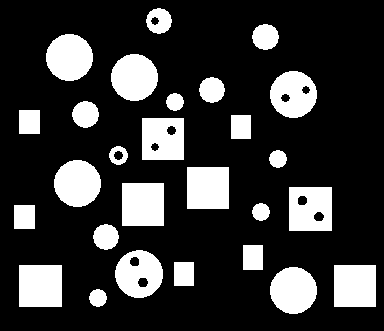
#> input picture Assignment 3/images/objects.png, 384 x 331 px
$ jupyter execute --allow-errors 2_2Done.ipynb   (shell and % lines are left out)
#> lines starting #> are read from the running program, lines starting #| are printed output that depends on the picture; after the words box and inside, x2 and y2 are one past the last pixel; in counts of white or black regions, pixels touching at a corner belong together
# <b>Question 2.2</b>

[cell 1]
import cv2
import numpy as np
import matplotlib.pyplot as plt
import math
import time
import sortedcontainers
import copy

### <b> Part 1 - How many objects have one or more holes?</b>

[cell 2]
o = cv2.imread("../images/objects.png")
#> o is the input picture: shape (331, 384, 3); 21.3% white; 27 white regions, largest, box (x1, y1, x2, y2) and area: (122, 183, 164, 226) 1806, (19, 265, 62, 307) 1806, (187, 167, 229, 209) 1764
oG = cv2.cvtColor(o,cv2.COLOR_BGR2GRAY)
plt.imshow(oG,cmap='gray')

[cell 3]
def padding(pic,k):
    padNum = math.floor(k/2)
    padPic = np.zeros((pic.shape[0]+(2*padNum),pic.shape[1]+(2*padNum)))
    padPic[padNum:padPic.shape[0]-padNum, padNum:padPic.shape[1]-padNum] = pic
    xStart = padNum
    xEnd = padPic.shape[0]-padNum
    yStart = padNum
    yEnd = padPic.shape[1]-padNum
    padPic[xStart:xEnd, yStart:yEnd] = pic
    return padPic

def dilate(img,k1,k2):
    k = max(k1,k2)
    padPic = padding(img,k)
    out = np.zeros_like(padPic)
    padNum = int(k/2)
    xStart = padNum
    xEnd = padPic.shape[0]-padNum
    yStart = padNum
    yEnd = padPic.shape[1]-padNum
    StructE = np.ones((k1,k2),dtype='uint8')
    for i in range(xStart,xEnd):
        for j in range(yStart,yEnd):
            vals = padPic[i-k1//2:i+k1//2+1,j-k2//2:j+k2//2+1]
            vals = vals*StructE
            out[i,j] = np.max(vals)
    out = out[xStart:xEnd,yStart:yEnd]
    return out


def erode(img,k1,k2):
    k = max(k1,k2)
    padPic = padding(img,k)
    out = np.zeros_like(padPic)
    padNum = int(k/2)
    xStart = padNum
    xEnd = padPic.shape[0]-padNum
    yStart = padNum
    yEnd = padPic.shape[1]-padNum
    StructE = np.ones((k1,k2),dtype='uint8')
    for i in range(xStart,xEnd):
        for j in range(yStart,yEnd):
            vals = padPic[i-k1//2:i+k1//2+1,j-k2//2:j+k2//2+1]
            vals = vals*StructE
            out[i,j] = np.min(vals)
    out = out[xStart:xEnd,yStart:yEnd]
    return out

[cell 4]
# [44 lines of commented-out code are left out]

[cell 5]
# [25 lines left out: function filt, not called in this run]

[cell 6]
def filtHitMiss(img,ker):
    r = img.shape[0]
    c = img.shape[1]
    out = img.copy()
    xS = 1
    xE = img.shape[0] - 1
    yS = 1
    yE = img.shape[1] - 1
    for i in range(xS,xE):
        for j in range(yS,yE):
            KxS = i - 1
            KxE = i + 1
            KyS = j - 1
            KyE = j + 1
            imgK = img[KxS:KxE+1,KyS:KyE+1]
            if ((imgK == ker).all()):
                out[i,j] = 1
            else:
                out[i,j] = 0
# [9 lines of commented-out code are left out]
    return out

[cell 7]
# [55 lines left out: functions findRoot, unionSet, connComponents, not called in this run]

[cell 8]
(T,binary_image)=cv2.threshold(oG,128,255,cv2.THRESH_BINARY)


plt.imshow(binary_image,cmap='gray')
plt.show()

binary_image=binary_image//255

[cell 9]
n_binary_image=erode(dilate(binary_image,7,9),7,9)
#> in padding, `padPic[padNum:padPic.shape[0]-padNum, padNum:padPic.shape[1]-padNum] =..`: padPic: shape (339, 392) float64; values 0 (black) and 1 (white), 20.3% white; 27 white regions, largest, box (x1, y1, x2, y2) and area: (126, 187, 168, 230) 1806, (23, 269, 66, 311) 1806, (191, 171, 233, 213) 1764
#> after the loop in dilate, `for i in range(xStart,xEnd):`: out: shape (339, 392) float64; values 0 (black) and 1 (white), 30.9% white; 26 white regions, largest, box (x1, y1, x2, y2) and area: (93, 184, 172, 257) 3366, (289, 188, 340, 238) 2550, (115, 251, 171, 305) 2515
#> in dilate, `out = out[xStart:xEnd,yStart:yEnd]`:
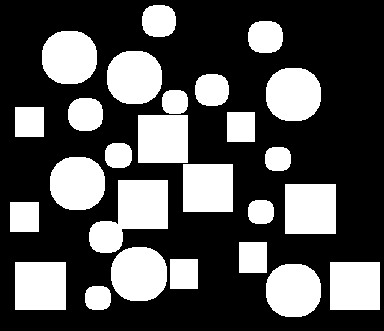
#> out: shape (331, 384) float64; values 0 (black) and 1 (white), 32.3% white; 26 white regions, largest, box (x1, y1, x2, y2) and area: (89, 180, 168, 253) 3366, (285, 184, 336, 234) 2550, (111, 247, 167, 301) 2515
#> in erode, `k = max(k1,k2)`: k = 9
#> in erode, `padNum = int(k/2)`: padNum = 4
#> in erode, `xEnd = padPic.shape[0]-padNum`: xEnd = 335
#> in erode, `yStart = padNum`: yStart = 4
#> in erode, `yEnd = padPic.shape[1]-padNum`: yEnd = 388
#> after the loop in erode, `for i in range(xStart,xEnd):`: out: shape (339, 392) float64; values 0 (black) and 1 (white), 20.8% white; 27 white regions, largest, box (x1, y1, x2, y2) and area: (293, 191, 336, 235) 1892, (126, 187, 168, 230) 1806, (23, 269, 66, 311) 1806
#> in erode, `out = out[xStart:xEnd,yStart:yEnd]`: out: shape (331, 384) float64; values 0 (black) and 1 (white), 21.7% white; 27 white regions, largest, box (x1, y1, x2, y2) and area: (289, 187, 332, 231) 1892, (122, 183, 164, 226) 1806, (19, 265, 62, 307) 1806
plt.imshow(n_binary_image,cmap='gray')

[cell 10]
holePosition = dilate(erode(n_binary_image - binary_image,3,3),3,3)
#> call 2 of erode, with k1 = 3, k2 = 3
#> call 3 of padding, with k = 3
#> in padding (call 3), `padPic[padNum:padPic.shape[0]-padNum, padNum:padPic.shape[1]-padNum] =..`:
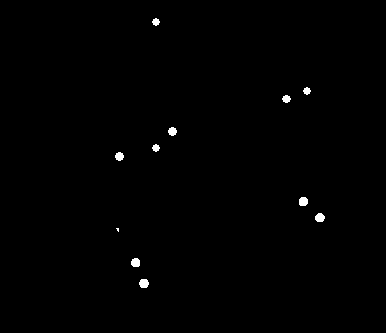
#> padPic: shape (333, 386) float64; values 0 (black) and 1 (white), 0.47% white; 11 white regions (1 under 20 px), largest, box (x1, y1, x2, y2) and area: (139, 279, 149, 288) 74, (299, 197, 308, 206) 71, (315, 213, 325, 222) 71
#> in erode (call 2), `padPic = padding(img,k)`:
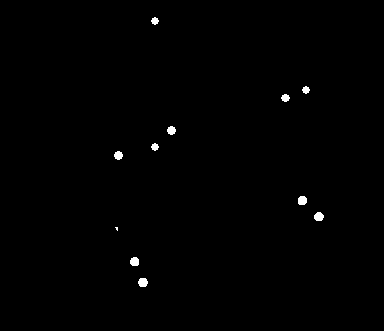
#> img: shape (331, 384) float64; values 0 (black) and 1 (white), 0.47% white; 11 white regions (1 under 20 px), largest, box (x1, y1, x2, y2) and area: (138, 278, 148, 287) 74, (298, 196, 307, 205) 71, (314, 212, 324, 221) 71
#> after the loop in erode (call 2), `for i in range(xStart,xEnd):`: out: shape (333, 386) float64; values 0 (black) and 1 (white), 0.22% white; 10 white regions (3 under 20 px), largest, box (x1, y1, x2, y2) and area: (140, 280, 148, 287) 40, (300, 198, 307, 205) 39, (316, 214, 324, 221) 37
#> in erode (call 2), `out = out[xStart:xEnd,yStart:yEnd]`:
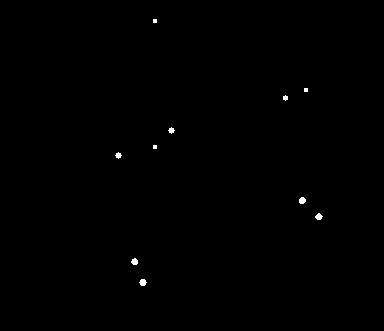
#> out: shape (331, 384) float64; values 0 (black) and 1 (white), 0.22% white; 10 white regions (3 under 20 px), largest, box (x1, y1, x2, y2) and area: (139, 279, 147, 286) 40, (299, 197, 306, 204) 39, (315, 213, 323, 220) 37
plt.imshow(holePosition,cmap='gray')

[cell 11]
adjMatrix = np.zeros(binary_image.shape)
r = binary_image.shape[0]
#> r = 331
c = binary_image.shape[1]
#> c = 384

countHimg = 0

def dfsIter(img,i,j):
    moveAround = np.array([[-1,0],  #Top
                  [0,-1],           #Left
                  [1,0],            #Down
                  [0,1]])           #Right
    for p in range(4):
        indexR = i + moveAround[p][0]
        indexC = j + moveAround[p][1]
        if indexR>=0 and indexR<img.shape[0]:
            if indexC>=0 and indexC<img.shape[1]:
                if adjMatrix[indexR,indexC] == 0 and img[indexR,indexC] == 1:
                    adjMatrix[indexR,indexC] = 1
                    dfsIter(img,indexR,indexC)

#> (a cell that did not finish here is left out)

[cell 13]
onlyHoleFig = np.logical_and(binary_image,adjMatrix)
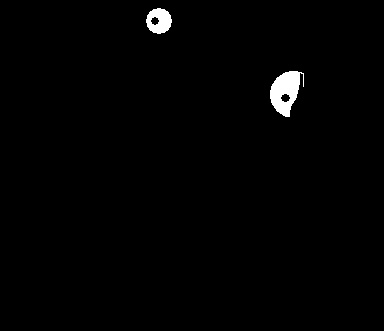
#> onlyHoleFig: shape (331, 384) bool; 1.1% white; 2 white regions, box (x1, y1, x2, y2) and area: (270, 71, 304, 117) 942, (146, 8, 172, 34) 472

[cell 14]
fig,axs = plt.subplots(1, 1,figsize=(9,9))
axs.imshow(onlyHoleFig,cmap='gray')
axs.set_title('Hole-images')
print(str(c))
#| 384

### <b>Squares</b>

[cell 15]
rectFilter = [[0,0,0],
              [1,  1,0],
              [1,  1,0]]
rectFilter = np.array(rectFilter)
applySq = filtHitMiss(binary_image,rectFilter)
#> after the loop in filtHitMiss, `for i in range(xS,xE):`:
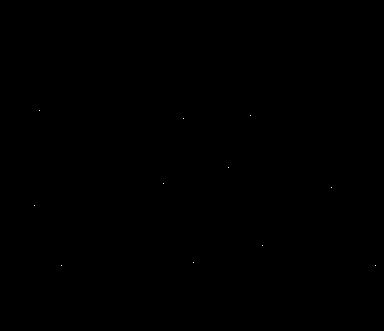
#> out: shape (331, 384); values 0 (black) and 1 (white), 0.01% white in thin lines or dots, all inside (x1, y1, x2, y2) = (34, 110, 376, 266)
count_Sq = 0
print(np.max(applySq))
#| 1
print(applySq[applySq==1])
#| [1 1 1 1 1 1 1 1 1 1 1]
print(applySq.shape)
#| (331, 384)

[cell 16]
adjMatrix = np.zeros(binary_image.shape)
r = applySq.shape[0]
c = applySq.shape[1]
print(r,c)
#| 331 384

#> (a cell that did not finish here is left out)

[cell 18]
plt.imshow(adjMatrix,cmap='gray')
print("Number of square images is: ",count_Sq)
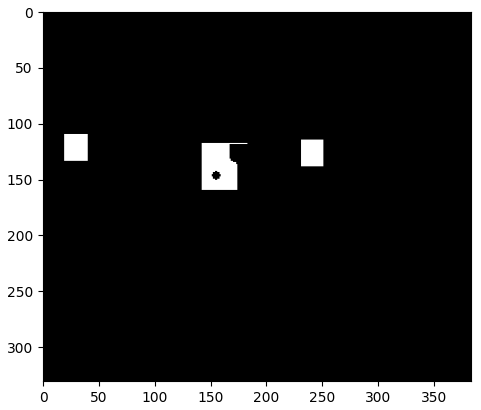
#> figure drawn by matplotlib, 1 panel

[cell 19]
squareholeObj = np.logical_and(adjMatrix,onlyHoleFig)
#> squareholeObj: shape (331, 384) bool; every value is 0
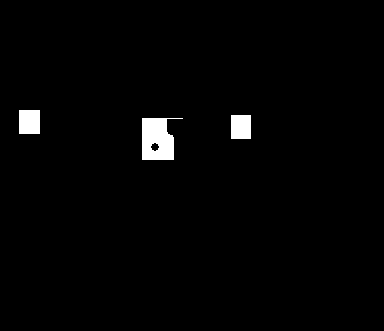
#> adjMatrix: shape (331, 384) float64; values 0 (black) and 1 (white), 1.7% white; 3 white regions, box (x1, y1, x2, y2) and area: (142, 118, 183, 160) 1200, (19, 110, 40, 134) 504, (231, 115, 251, 139) 480
plt.imshow(squareholeObj,cmap='gray')

[cell 20]
circleObjs = binary_image - adjMatrix
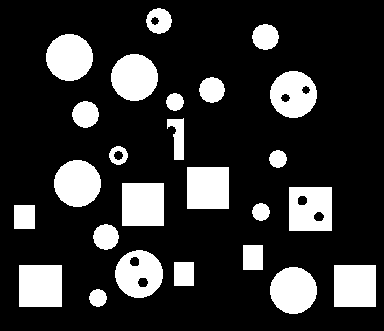
#> circleObjs: shape (331, 384) float64; values 0 (black) and 1 (white), 19.5% white; 25 white regions, largest, box (x1, y1, x2, y2) and area: (122, 183, 164, 226) 1806, (19, 265, 62, 307) 1806, (187, 167, 229, 209) 1764
plt.imshow(circleObjs,cmap='gray')

[cell 21]
circleHole = np.logical_and(onlyHoleFig,circleObjs)
circleNoHole = circleObjs - circleHole
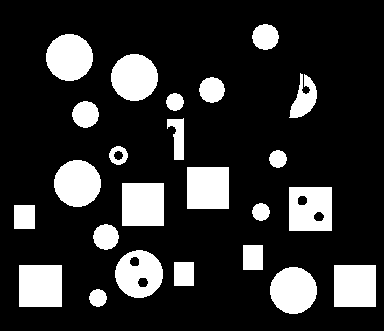
#> circleNoHole: shape (331, 384) float64; values 0 (black) and 1 (white), 18.4% white; 24 white regions, largest, box (x1, y1, x2, y2) and area: (122, 183, 164, 226) 1806, (19, 265, 62, 307) 1806, (187, 167, 229, 209) 1764
plt.imshow(circleNoHole,cmap='gray')

$ run again, with Assignment 3/images/circles.jpg saved as Assignment 3/images/objects.png
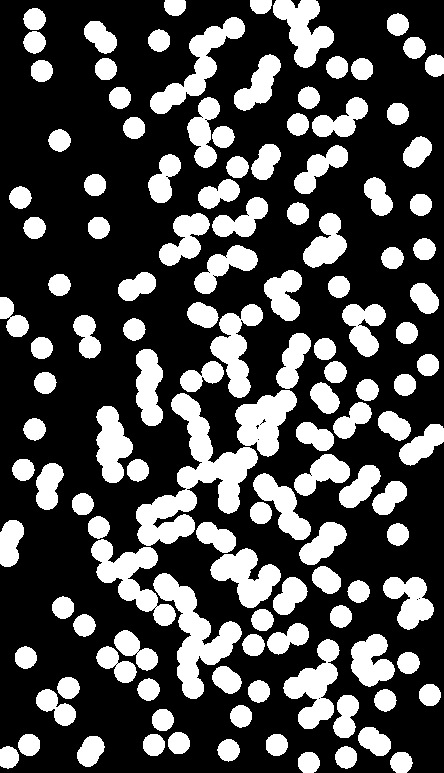
#> input picture Assignment 3/images/circles.jpg, 444 x 773 px
#> o is the input picture: shape (773, 444, 3); min 0, max 255, mean 76.2
#> padPic: shape (781, 452) float64; values 0 (black) and 1 (white), 29.1% white; 129 white regions, largest, box (x1, y1, x2, y2) and area: (140, 397, 262, 550) 6177, (157, 577, 246, 703) 3865, (95, 543, 180, 630) 2784
#> in erode, `k = max(k1,k2)`: k = 9
#> in erode, `padNum = int(k/2)`: padNum = 4
#> in erode, `xEnd = padPic.shape[0]-padNum`: xEnd = 777
#> in erode, `yStart = padNum`: yStart = 4
#> in erode, `yEnd = padPic.shape[1]-padNum`: yEnd = 448
#> padPic: shape (775, 446) float64
#> after the loop in erode (call 2), `for i in range(xStart,xEnd):`:
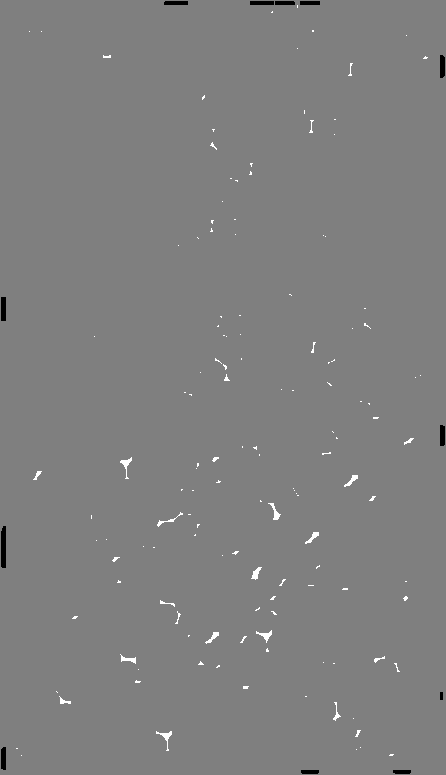
#> out: shape (775, 446) float64; min -1, max 1, mean 0.00133; drawn with min black and max white
#> onlyHoleFig: shape (773, 444) bool; 0.27% white; 2 white regions, box (x1, y1, x2, y2) and area: (273, 3, 301, 63) 732, (250, 3, 272, 14) 197
#| 444
#| 1
#| [1 1 1 1 1 1 1 1 1 1 1 1 1 1 1 1 1 1 1 1 1 1 1 1 1 1 1 1 1 1 1 1 1 1 1 1 1
#|  1 1 1 1 1 1 1 1 1 1 1 1 1 1 1 1 1 1 1 1 1 1 1 1 1 1 1 1 1 1 1 1 1 1 1 1 1
#|  1 1 1 1 1 1 1 1 1 1 1 1 1 1 1 1 1 1 1 1 1 1 1 1 1 1 1 1 1 1 1 1 1 1 1 1 1
#|  1 1 1 1 1 1 1 1 1 1 1 1 1 1 1 1 1 1 1 1 1 1 1 1 1 1 1 1 1 1 1 1 1 1 1 1 1
#|  1 1 1 1 1 1 1 1 1 1 1 1 1 1 1 1 1 1 1 1 1 1 1 1 1 1 1 1 1 1 1 1 1 1 1 1 1
#|  1 1 1 1 1 1 1 1 1 1 1 1 1 1 1 1 1 1 1 1 1 1 1 1 1 1 1 1 1 1 1 1 1 1 1 1 1
#> (further printed lines are left out)
#| (773, 444)
#| 773 444
#> squareholeObj: shape (773, 444) bool; 0.26% white; 2 white regions, box (x1, y1, x2, y2) and area: (273, 3, 301, 60) 708, (250, 3, 272, 14) 197
#> adjMatrix: shape (773, 444) float64; values 0 (black) and 1 (white), 0.46% white; 3 white regions, box (x1, y1, x2, y2) and area: (273, 0, 309, 60) 1001, (164, 0, 186, 16) 301, (250, 0, 272, 14) 263
#> `circleObjs = binary_image - adjMatrix`:
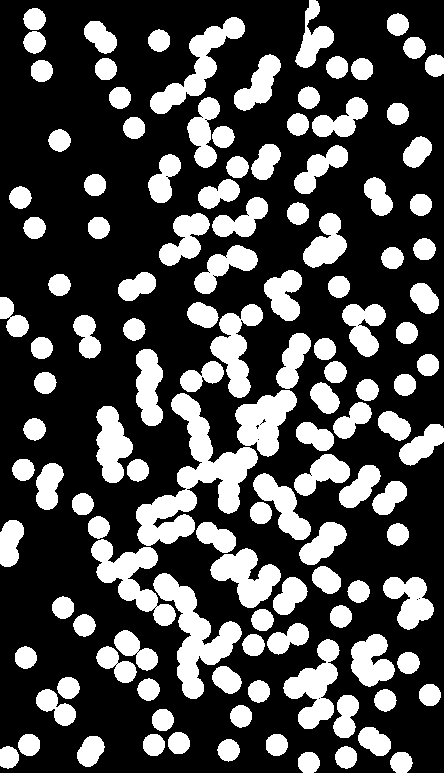
#> circleObjs: shape (773, 444) float64; values 0 (black) and 1 (white), 29.4% white; 127 white regions, largest, box (x1, y1, x2, y2) and area: (136, 393, 258, 546) 6177, (153, 573, 242, 699) 3865, (91, 539, 176, 626) 2784
#> circleHole: shape (773, 444) bool; 0.01% white in thin lines or dots, all inside (x1, y1, x2, y2) = (295, 52, 299, 63)
